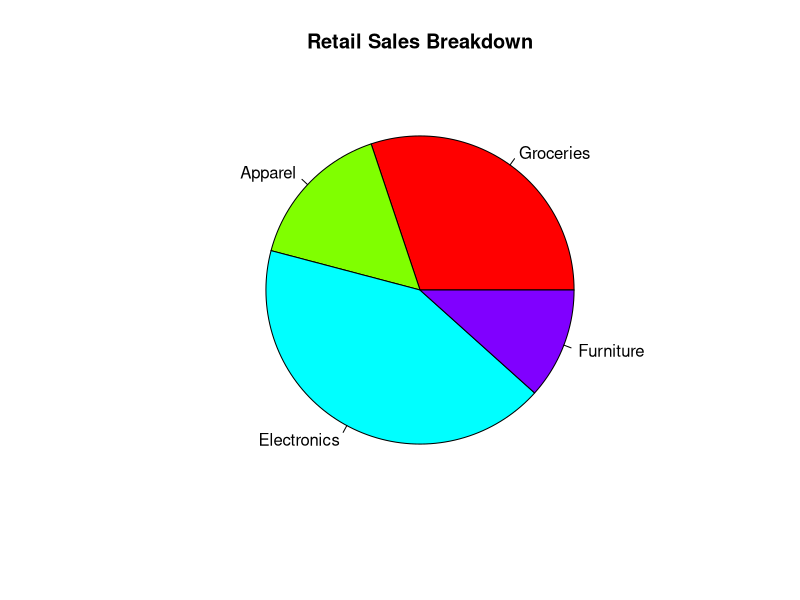
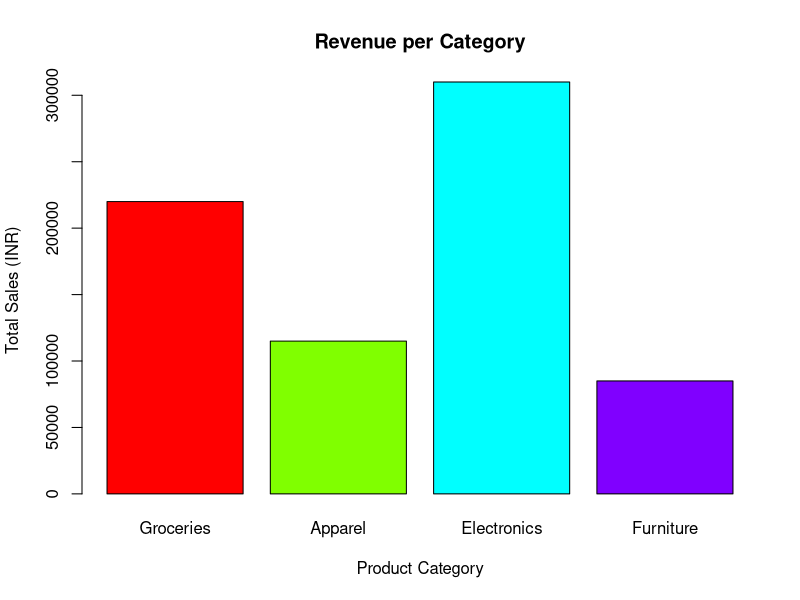

R code for these plots, in order:
# Program: Retail Store Sales Distribution
# Purpose: Create visualizations (pie and bar charts) for sales across different product categories.

# Scenario: Visualize sales by category.
# Question: Create pie chart and bar chart.

category <- c("Groceries", "Apparel", "Electronics", "Furniture")
sales <- c(220000, 115000, 310000, 85000)

# Pie Chart
pie(
  sales,
  labels = category,
  main = "Retail Sales Breakdown",
  col = rainbow(length(category))
)

# Bar Chart
barplot(
  sales,
  names.arg = category,
  main = "Revenue per Category",
  xlab = "Product Category",
  ylab = "Total Sales (INR)",
  col = rainbow(length(category))
)
